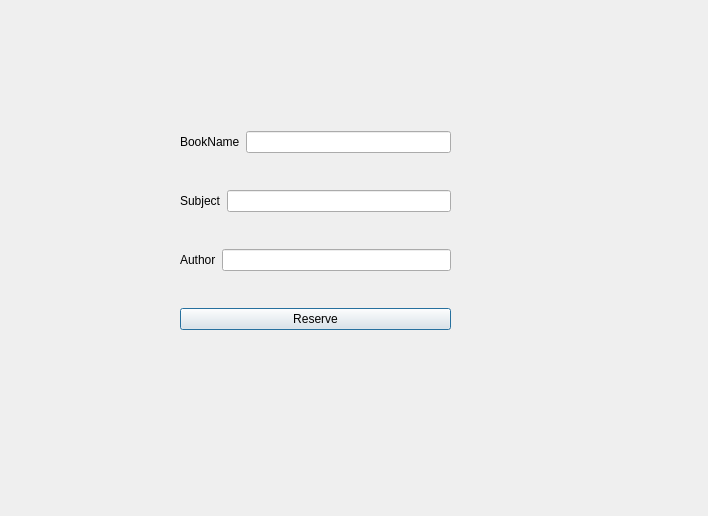
<?xml version="1.0" encoding="UTF-8"?>
<ui version="4.0">
 <class>Window_ReserveBook</class>
 <widget class="QDialog" name="Window_ReserveBook">
  <property name="geometry">
   <rect>
    <x>0</x>
    <y>0</y>
    <width>708</width>
    <height>516</height>
   </rect>
  </property>
  <property name="windowTitle">
   <string>Dialog</string>
  </property>
  <widget class="QWidget" name="">
   <property name="geometry">
    <rect>
     <x>180</x>
     <y>100</y>
     <width>271</width>
     <height>261</height>
    </rect>
   </property>
   <layout class="QVBoxLayout" name="verticalLayout">
    <item>
     <layout class="QHBoxLayout" name="horizontalLayout">
      <item>
       <widget class="QLabel" name="label_BookName">
        <property name="text">
         <string>BookName</string>
        </property>
       </widget>
      </item>
      <item>
       <widget class="QLineEdit" name="lineEdit_BookName"/>
      </item>
     </layout>
    </item>
    <item>
     <layout class="QHBoxLayout" name="horizontalLayout_2">
      <item>
       <widget class="QLabel" name="label_Subject">
        <property name="text">
         <string>Subject</string>
        </property>
       </widget>
      </item>
      <item>
       <widget class="QLineEdit" name="lineEdit_Subject"/>
      </item>
     </layout>
    </item>
    <item>
     <layout class="QHBoxLayout" name="horizontalLayout_3">
      <item>
       <widget class="QLabel" name="label_Author">
        <property name="text">
         <string>Author</string>
        </property>
       </widget>
      </item>
      <item>
       <widget class="QLineEdit" name="lineEdit_Author"/>
      </item>
     </layout>
    </item>
    <item>
     <widget class="QPushButton" name="pushButton_Reserve">
      <property name="text">
       <string>Reserve</string>
      </property>
     </widget>
    </item>
   </layout>
  </widget>
 </widget>
 <resources/>
 <connections/>
</ui>
